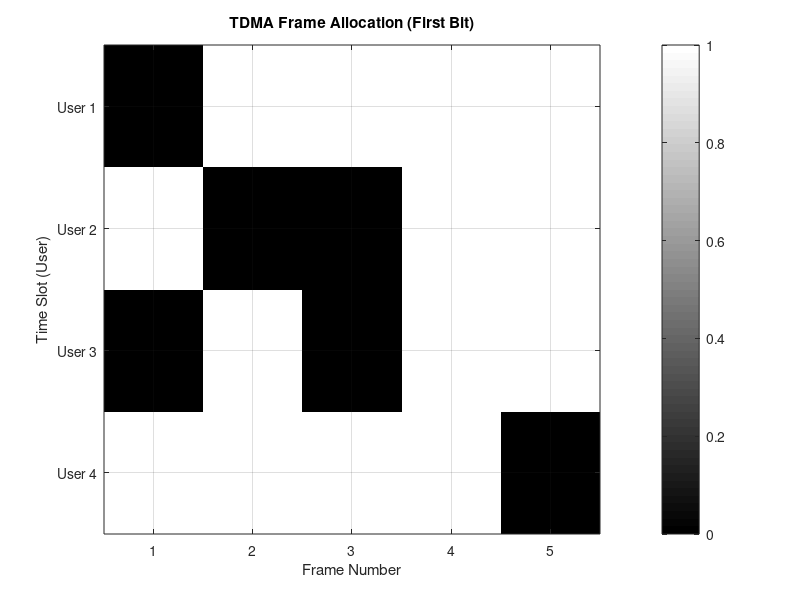
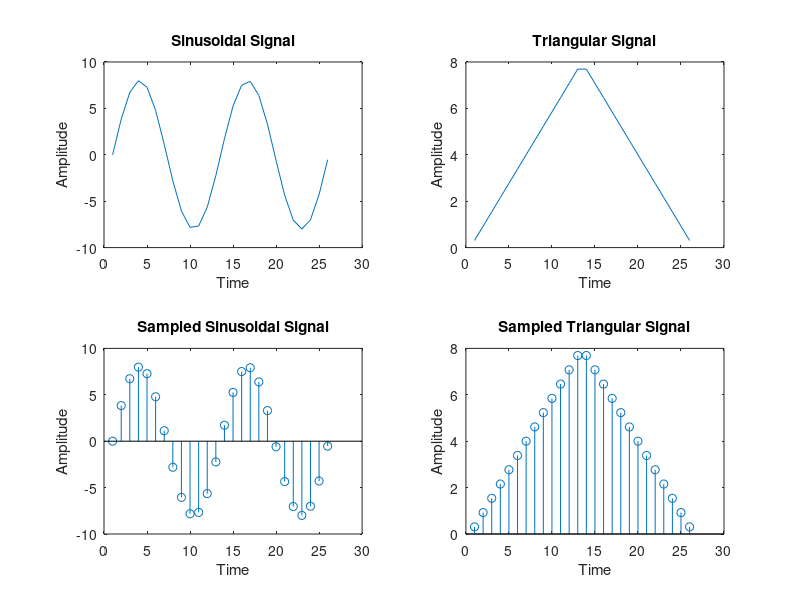
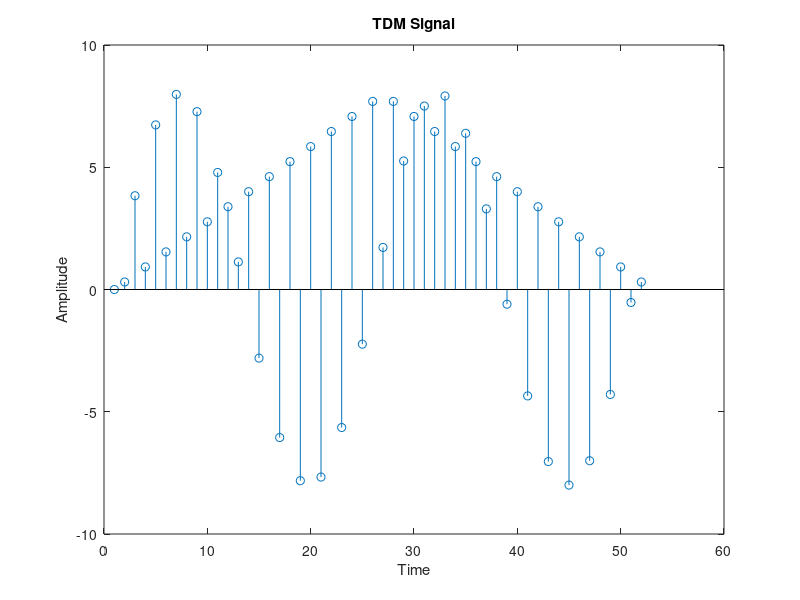
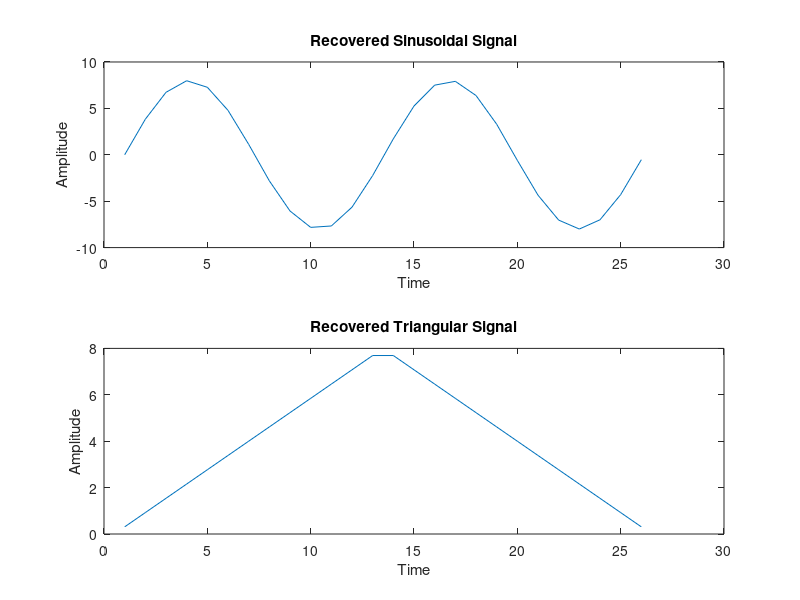

Source code (MATLAB) for these figures, in order:
% TDMA Simulation Parameters
clc;
clear;
% Removed 'close all' to prevent closing figures

numUsers = 4;           % Number of users
numFrames = 5;          % Number of frames to simulate
slotsPerFrame = numUsers; % Number of time slots per frame
dataBitsPerSlot = 10;   % Number of data bits per time slot

userData = randi([0, 1], numUsers, numFrames, dataBitsPerSlot);

% Initialize the TDMA frame structure
tdmaFrame = zeros(slotsPerFrame, numFrames, dataBitsPerSlot);

% TDMA Scheduling
for frame = 1:numFrames
    fprintf('--- Frame %d ---\n', frame);
    for user = 1:numUsers
        tdmaFrame(user, frame, :) = userData(user, frame, :);
        fprintf('  User %d transmits in Slot %d: Data = %s\n', user, user, num2str(squeeze(tdmaFrame(user, frame, :))'));
    end
end

% Visualize the TDMA frame (Figure 1)
figure(1);
imagesc(squeeze(tdmaFrame(:,:,1)));
colormap(gray);
colorbar;
title('TDMA Frame Allocation (First Bit)');
xlabel('Frame Number');
ylabel('Time Slot (User)');
set(gca, 'YTick', 1:numUsers, 'YTickLabel', arrayfun(@(x) sprintf('User %d', x), 1:numUsers, 'UniformOutput', false));
set(gca, 'XTick', 1:numFrames);
grid on;

% Signal generation for TDM
x = 0:0.5:4*pi;
sig1 = 8*sin(x);
l = length(sig1);
sig2 = 8*triang(l);

% Display both signals (Figure 2)
figure(2);
subplot(2,2,1);
plot(sig1);
title('Sinusoidal Signal');
ylabel('Amplitude');
xlabel('Time');

subplot(2,2,2);
plot(sig2);
title('Triangular Signal');
ylabel('Amplitude');
xlabel('Time');

subplot(2,2,3);
stem(sig1);
title('Sampled Sinusoidal Signal');
ylabel('Amplitude');
xlabel('Time');

subplot(2,2,4);
stem(sig2);
title('Sampled Triangular Signal');
ylabel('Amplitude');
xlabel('Time');

% TDM processing
for i = 1:l
    sig(1,i) = sig1(i);
    sig(2,i) = sig2(i);
end

tdmsig = reshape(sig, 1, 2*l);

% Display TDM signal (Figure 3)
figure(3);
stem(tdmsig);
title('TDM Signal');
ylabel('Amplitude');
xlabel('Time');

% Demultiplexing
demux = reshape(tdmsig, 2, l);
for i = 1:l
    sig3(i) = demux(1,i);
    sig4(i) = demux(2,i);
end

% Display demultiplexed signals (Figure 4)
figure(4);
subplot(2,1,1);
plot(sig3);
title('Recovered Sinusoidal Signal');
ylabel('Amplitude');
xlabel('Time');

subplot(2,1,2);
plot(sig4);
title('Recovered Triangular Signal');
ylabel('Amplitude');
xlabel('Time');